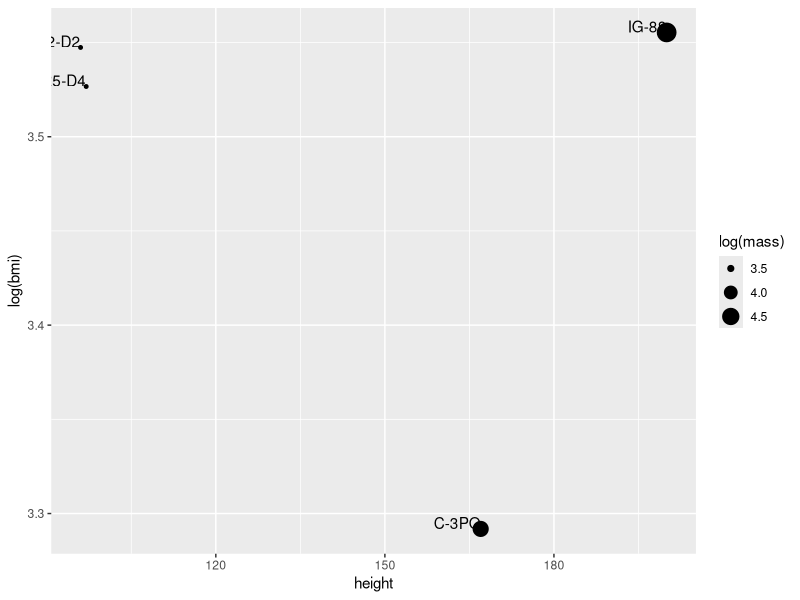

The R source for this figure:
## ---- chunk 1
knitr::opts_chunk$set(echo = TRUE)
## ---- chunk 2
# first you need to install these packages
library(tidyverse)
library(fs)
## ---- chunk 3
df <- starwars %>% filter(species == "Droid")
df
## ---- chunk 4

df %>%
  mutate(name, bmi = mass / ((height / 100)  ^ 2)) %>%
  select(name:mass, bmi, species) %>%
  ggplot(aes(x = height, y = log(bmi))) +
    geom_point(aes(size = log(mass))) +
    geom_text(aes(label = name), hjust = 1, vjust = 0)
## ---- chunk 5

df %>%
  arrange(mass) %>%
  select(name, height, mass) %>%
  knitr::kable()
